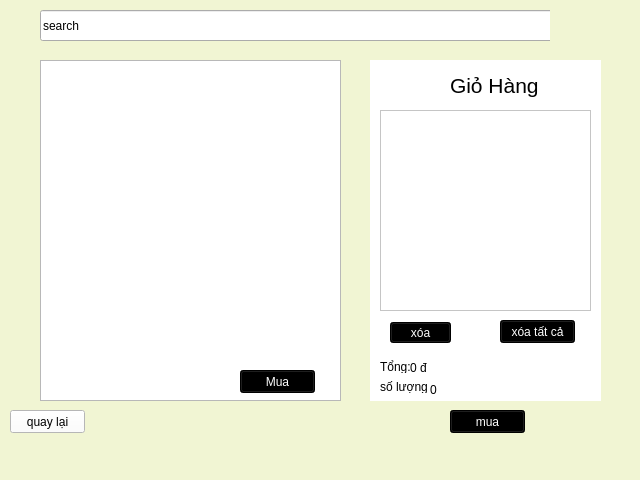
<?xml version="1.0" encoding="UTF-8"?>
<ui version="4.0">
 <class>MainWindow</class>
 <widget class="QMainWindow" name="MainWindow">
  <property name="geometry">
   <rect>
    <x>0</x>
    <y>0</y>
    <width>640</width>
    <height>480</height>
   </rect>
  </property>
  <property name="windowTitle">
   <string>MainWindow</string>
  </property>
  <property name="styleSheet">
   <string notr="true">background-color:rgb(241, 245, 211)</string>
  </property>
  <widget class="QWidget" name="centralwidget">
   <widget class="QLineEdit" name="lineEdit">
    <property name="geometry">
     <rect>
      <x>40</x>
      <y>10</y>
      <width>551</width>
      <height>31</height>
     </rect>
    </property>
    <property name="styleSheet">
     <string notr="true">background-color:none
</string>
    </property>
    <property name="text">
     <string>search</string>
    </property>
   </widget>
   <widget class="QListWidget" name="listWidget">
    <property name="geometry">
     <rect>
      <x>40</x>
      <y>60</y>
      <width>301</width>
      <height>341</height>
     </rect>
    </property>
    <property name="styleSheet">
     <string notr="true">background-color:none
</string>
    </property>
   </widget>
   <widget class="QLabel" name="label">
    <property name="geometry">
     <rect>
      <x>550</x>
      <y>10</y>
      <width>41</width>
      <height>31</height>
     </rect>
    </property>
    <property name="text">
     <string/>
    </property>
    <property name="pixmap">
     <pixmap>Image/tkicon.jpg</pixmap>
    </property>
    <property name="scaledContents">
     <bool>true</bool>
    </property>
   </widget>
   <widget class="QWidget" name="widget" native="true">
    <property name="geometry">
     <rect>
      <x>370</x>
      <y>60</y>
      <width>231</width>
      <height>341</height>
     </rect>
    </property>
    <property name="styleSheet">
     <string notr="true">background-color:white</string>
    </property>
    <widget class="QLabel" name="label_2">
     <property name="geometry">
      <rect>
       <x>80</x>
       <y>10</y>
       <width>91</width>
       <height>31</height>
      </rect>
     </property>
     <property name="font">
      <font>
       <pointsize>16</pointsize>
      </font>
     </property>
     <property name="text">
      <string>Giỏ Hàng</string>
     </property>
    </widget>
    <widget class="QListWidget" name="giohang">
     <property name="geometry">
      <rect>
       <x>10</x>
       <y>50</y>
       <width>211</width>
       <height>201</height>
      </rect>
     </property>
    </widget>
    <widget class="QLabel" name="label_3">
     <property name="geometry">
      <rect>
       <x>10</x>
       <y>300</y>
       <width>47</width>
       <height>13</height>
      </rect>
     </property>
     <property name="text">
      <string>Tổng:</string>
     </property>
    </widget>
    <widget class="QLabel" name="tongtien">
     <property name="geometry">
      <rect>
       <x>40</x>
       <y>300</y>
       <width>111</width>
       <height>16</height>
      </rect>
     </property>
     <property name="text">
      <string>0 đ</string>
     </property>
    </widget>
    <widget class="QPushButton" name="dlhang">
     <property name="geometry">
      <rect>
       <x>20</x>
       <y>262</y>
       <width>61</width>
       <height>21</height>
      </rect>
     </property>
     <property name="styleSheet">
      <string notr="true">background-color:rgb(0, 0, 0);
color:white</string>
     </property>
     <property name="text">
      <string>xóa</string>
     </property>
    </widget>
    <widget class="QPushButton" name="clhang">
     <property name="geometry">
      <rect>
       <x>130</x>
       <y>260</y>
       <width>75</width>
       <height>23</height>
      </rect>
     </property>
     <property name="styleSheet">
      <string notr="true">background-color:rgb(0, 0, 0);
color:white</string>
     </property>
     <property name="text">
      <string>xóa tất cả</string>
     </property>
    </widget>
    <widget class="QLabel" name="label_4">
     <property name="geometry">
      <rect>
       <x>10</x>
       <y>320</y>
       <width>47</width>
       <height>13</height>
      </rect>
     </property>
     <property name="text">
      <string>số lượng:</string>
     </property>
    </widget>
    <widget class="QLabel" name="sl">
     <property name="geometry">
      <rect>
       <x>60</x>
       <y>320</y>
       <width>151</width>
       <height>20</height>
      </rect>
     </property>
     <property name="text">
      <string>0</string>
     </property>
    </widget>
   </widget>
   <widget class="QPushButton" name="buy">
    <property name="geometry">
     <rect>
      <x>240</x>
      <y>370</y>
      <width>75</width>
      <height>23</height>
     </rect>
    </property>
    <property name="styleSheet">
     <string notr="true">background-color:rgb(0, 0, 0);
color:white</string>
    </property>
    <property name="text">
     <string>Mua</string>
    </property>
   </widget>
   <widget class="QPushButton" name="backbutton">
    <property name="geometry">
     <rect>
      <x>10</x>
      <y>410</y>
      <width>75</width>
      <height>23</height>
     </rect>
    </property>
    <property name="styleSheet">
     <string notr="true">background-color:white</string>
    </property>
    <property name="text">
     <string>quay lại</string>
    </property>
   </widget>
   <widget class="QPushButton" name="endbutton">
    <property name="geometry">
     <rect>
      <x>450</x>
      <y>410</y>
      <width>75</width>
      <height>23</height>
     </rect>
    </property>
    <property name="styleSheet">
     <string notr="true">background-color:black;
color:white</string>
    </property>
    <property name="text">
     <string>mua</string>
    </property>
   </widget>
  </widget>
  <widget class="QMenuBar" name="menubar">
   <property name="geometry">
    <rect>
     <x>0</x>
     <y>0</y>
     <width>640</width>
     <height>21</height>
    </rect>
   </property>
  </widget>
  <widget class="QStatusBar" name="statusbar"/>
 </widget>
 <resources/>
 <connections/>
</ui>
